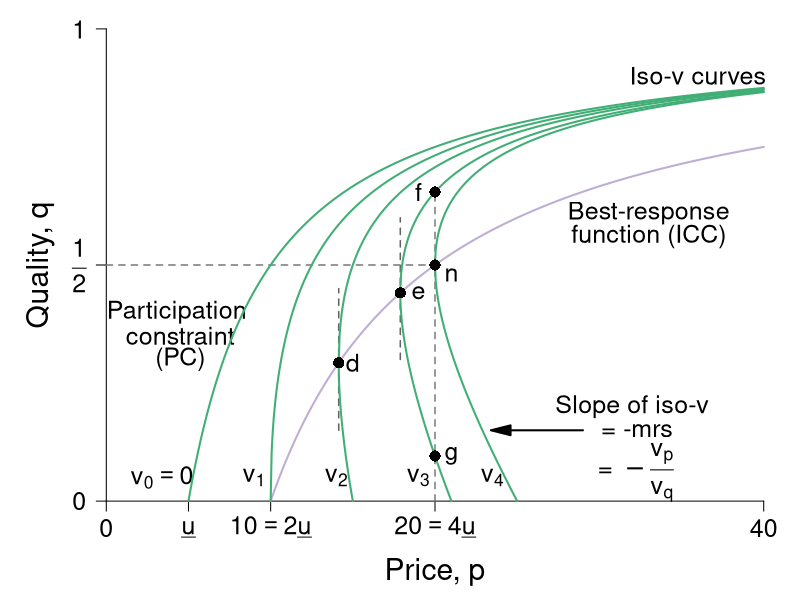

Recreate this plot in R.
#' Graph Designer: Scott Cohn and Harriet Brookes Gray
#' Authors: Bowles and Halliday
#' Title: Coordination, Conflict and Competition: A Text in Microeconomics

require(ggplot2)
require(shape)
pdf(file = "information_power/iso_vmap_a_rightpanel.pdf", width = 9, height = 7)

#Set parameters for graphics
pointsize <- 1.8
axislabelsize <- 1.8
labelsize <- 1.5
namesize <- 1.8
annotatesize <- 1.5
graphlinewidth <- 2
segmentlinewidth <- 1.5

COL <- c("#7fc97f", "#beaed4", "#fdc086", "#ffff99", "#386cb0", "#f0027f", "#bf5b17", "#666666")
COLA <- c("#e0f3db", "#99d8c9","#66c2a4","#41ae76", "#238b45", "#005824")
COLB <- c("#c6dbef", "#4eb3d3", "#2b8cbe", "#0868ac","#084081")
COLC <- c("#fcfbfd", "#efedf5", "#dadaeb", "#bcbddc", "#9e9ac8", "#807dba", "#6a51a3", "#54278f", "#3f007d")
grays <- gray.colors(25, start = 1, end = 0)

#The equation is below when v = 0. See Wolfram Alpha output. 
isov <- function(p, delta = 5) {
  (p - delta)/p
}

isovhigh1 <- function(p, delta = 5, v = 5){
  (sqrt(p^2 - 4 * delta * v) - p + 2*v)/( 2 * v )
}

isovlow1 <- function(p, delta = 5, v = 5){
  (-sqrt(p^2 - 4 * delta * v) - p + 2*v)/( 2 * v )
}

isovhigh2 <- function(p, delta = 5, v = 10){
  (sqrt(p^2 - 4 * delta * v) - p + 2*v)/( 2 * v )
}

isovlow2 <- function(p, delta = 5, v = 10){
  (-sqrt(p^2 - 4 * delta * v) - p + 2*v)/( 2 * v )
}

isovhigh3 <- function(p, delta = 5, v = 15){
  (sqrt(p^2 - 4 * delta * v) - p + 2*v)/( 2 * v )
}

isovlow3 <- function(p, delta = 5, v = 15){
  (-sqrt(p^2 - 4 * delta * v) - p + 2*v)/( 2 * v )
}

isovhigh4 <- function(p, delta = 5, v = 15){
  (sqrt(p^2 - 4 * delta * v) - p + 2*v)/( 2 * v )
}

isovlow4 <- function(p, delta = 5, v = 15){
  (-sqrt(p^2 - 4 * delta * v) - p + 2*v)/( 2 * v )
}

brfFn <- function(p, delta = 5) {
  1 - (2*delta) /p
}

#This is evaluated for p = 12; q = 12/(8*sqrt(12^2 - 4*delta1*v1)) - 1/8 for the slope
#At p = 12; q = (-sqrt(12^2 - 4*v1*delta1) - 12 + 2*v1)/(2*v1) = 0.799
tangencyLine <- function(p){
  (p*(0.05))
}



#COL <- c("#bae4b3", "#74c476", "#238b45")
#COL <- c("#f7fcf0", "#e0f3db", "#ccebc5", "#a8ddb5", "#7bccc4", "#4eb3d3", "#2b8cbe", "#08589e")
#COL <- c("#f7fcf5", "#e5f5e0", "#c7e9c0", "#a1d99b", "#74c476", "#41ab5d", "#238b45", "#005a32")
par(mar =  c(4, 4, .5, .5))

xlims <- c(0, 40)
ylims <- c(0, 1)

plot(0, 0, xlim = xlims, ylim = ylims, type = "n",
     xlab = "",
     ylab = "",
     xaxt = "n", yaxt = "n", cex.lab = axislabelsize, bty = "n")

mtext(expression(paste("Price, ", p)), side=1, line = 2.5, cex = axislabelsize)
text(-4, ylims[2] - 0.5*(ylims[2] - ylims[1]), expression(paste("Quality, ", q)), xpd = TRUE, cex = axislabelsize, srt = 90) 


npts <- 500 
npts2 <- 501
#Specify the sequences of points for graphing. 
xx0 <- seq(5, xlims[2], length.out = npts)
xx1 <- seq(10, xlims[2], length.out = npts)
xx2 <- seq(xlims[1], 15, length.out = npts)
xx3 <- seq(10, xlims[2], length.out = npts2)
xx4 <- seq(xlims[1], 10, length.out = npts2)
#For below, I solved sqrt(p^2 - 200) - p + 200/p = 0, getting p = 10*sqrt(2) = 14.14214
xx5 <- seq(14.14214, xlims[2], length.out = npts2)
xx6 <- seq(14.14214, 15, length.out = npts2)

xx7 <- seq(17.889, xlims[2], length.out = npts2)
xx8 <- seq(17.889, 21, length.out = npts2)

xx9 <- seq(20, xlims[2], length.out = npts2)
xx10 <- seq(xlims[1], 25, length.out = npts2)

#Customize ticks and labels for the plot
ticksy <- c(0, 0.5, 1)
ylabels <- c(0, expression(paste(frac(1,2))), 1)
ticksx <- c(0, 5, 10, 20, 40)
xlabels <- c(0, expression(paste(underline("u"))) ,expression(paste(10 == 2*underline("u"))), expression(paste(20 == 4*underline("u"))) , 40)
axis(1, at = ticksx, pos = 0, labels = xlabels, cex.axis = labelsize)
axis(2, at = ticksy, pos = 0, labels = ylabels, las = 1, cex.axis = labelsize)

#Annotation of the three graphs and the NE

text(3.4, 0.05, expression(paste(v[0] == 0)), cex = annotatesize)
text(9.0, 0.05, expression(paste(v[1])), cex = annotatesize)
text(14, 0.05, expression(paste(v[2])), cex = annotatesize)
text(19, 0.05, expression(paste(v[3])), cex = annotatesize)
text(23.5, 0.05, expression(paste(v[4])), cex = annotatesize)
text(21, 0.48, expression(paste("n")), cex = annotatesize)
text(33, 0.61, expression(paste("Best-response")), cex = annotatesize)
text(33, 0.56, expression(paste("function (ICC)")), cex = annotatesize)
text(36, 0.9, expression(paste("Iso-v curves")), cex = annotatesize)
text(4.5, 0.4, expression(paste("Participation ")), cex = annotatesize)
text(4.5, 0.35, expression(paste("constraint")), cex = annotatesize)
text(4.5, 0.3, expression(paste("(PC)")), cex = annotatesize)


#Lines for the coordinates of the Nash equilbrium
#segments(10, 0, 10, 0.175, lty = 2, col = grays[22], lwd = segmentlinewidth)
segments(20, 0, 20, 0.6545, lty = 2, col = grays[20], lwd = segmentlinewidth)
segments(0, 0.5, 20, 0.5, lty = 2, col = grays[20], lwd = segmentlinewidth)
segments(14.14214, 0.15, 14.14214, 0.45, lty = 2, col = grays[22], lwd = segmentlinewidth)
segments(17.889, 0.3, 17.889, 0.6, lty = 2, col = grays[22], lwd = segmentlinewidth)

#Draw the lines for the graphs
lines(xx0, isov(xx0, delta = 5), col = COLA[4], lwd = graphlinewidth)
lines(xx1, brfFn(xx1), col = COL[2], lwd = graphlinewidth)
#lines(xx2, tangencyLine(xx2), col = "darkgrey", lwd = segmentlinewidth, lty = 2)
lines(xx3, isovhigh1(xx3, v = 5, delta = 5), col = COLA[4], lwd = graphlinewidth)
lines(xx4, isovlow1(xx4, v = 5, delta = 5), col = COLA[4], lwd = graphlinewidth)
lines(xx5, isovhigh2(xx5, v = 10, delta = 5), col = COLA[4], lwd = graphlinewidth)
lines(xx6, isovlow2(xx6, v = 10, delta = 5), col = COLA[4], lwd = graphlinewidth)
lines(xx7, isovhigh3(xx7, v = 16, delta = 5), col = COLA[4], lwd = graphlinewidth)
lines(xx8, isovlow3(xx8, v = 16, delta = 5), col = COLA[4], lwd = graphlinewidth)
lines(xx9, isovhigh4(xx9, v = 20, delta = 5), col = COLA[4], lwd = graphlinewidth)
lines(xx10, isovlow4(xx10, v = 20, delta = 5), col = COLA[4], lwd = graphlinewidth)

#Arrows and slope of iso-v label
Arrows(29, 0.15, 24, 0.15,  col = "black", lty = 1, lwd = 2, arr.type = "triangle")
text(32, 0.2, expression(paste("Slope of iso-v")), cex = annotatesize)
text(32.3, 0.15, expression(paste(" = -mrs ")), cex = annotatesize)
text(32, 0.06, expression(paste(" = " -frac(v[p], v[q]))), cex = annotatesize)

#Add a point for the NE
points(20, 0.5, pch = 16, col = "black", cex = 1.5)


#Add a point for b
# points(10, 0.5, pch = 16, col = "black", cex = 1.5)
# text(9.5, 0.53, expression(paste("b")), cex = annotatesize)

#Add a point for d
#Figure out q for p = 14.14214: q = 1 - 2delta/p = 1 - (2*5)/14.14214 =  0.2928934
points(14.14214, 0.2928934, pch = 16, col = "black", cex = 1.5)
text(15, 0.2928934, expression(paste("d")), cex = annotatesize)

points(17.889, 0.441, pch = 16, col = "black", cex = 1.5)
text(19, 0.441, expression(paste("e")), cex = annotatesize)

# points same wage w incr/decr in effort
points(20, 0.0955, pch = 16, col = "black", cex = 1.5)
text(21, 0.0955, expression(paste("g")), cex = annotatesize)
points(20, 0.6545, pch = 16, col = "black", cex = 1.5)
text(19, 0.6545, expression(paste("f")), cex = annotatesize)

dev.off()
